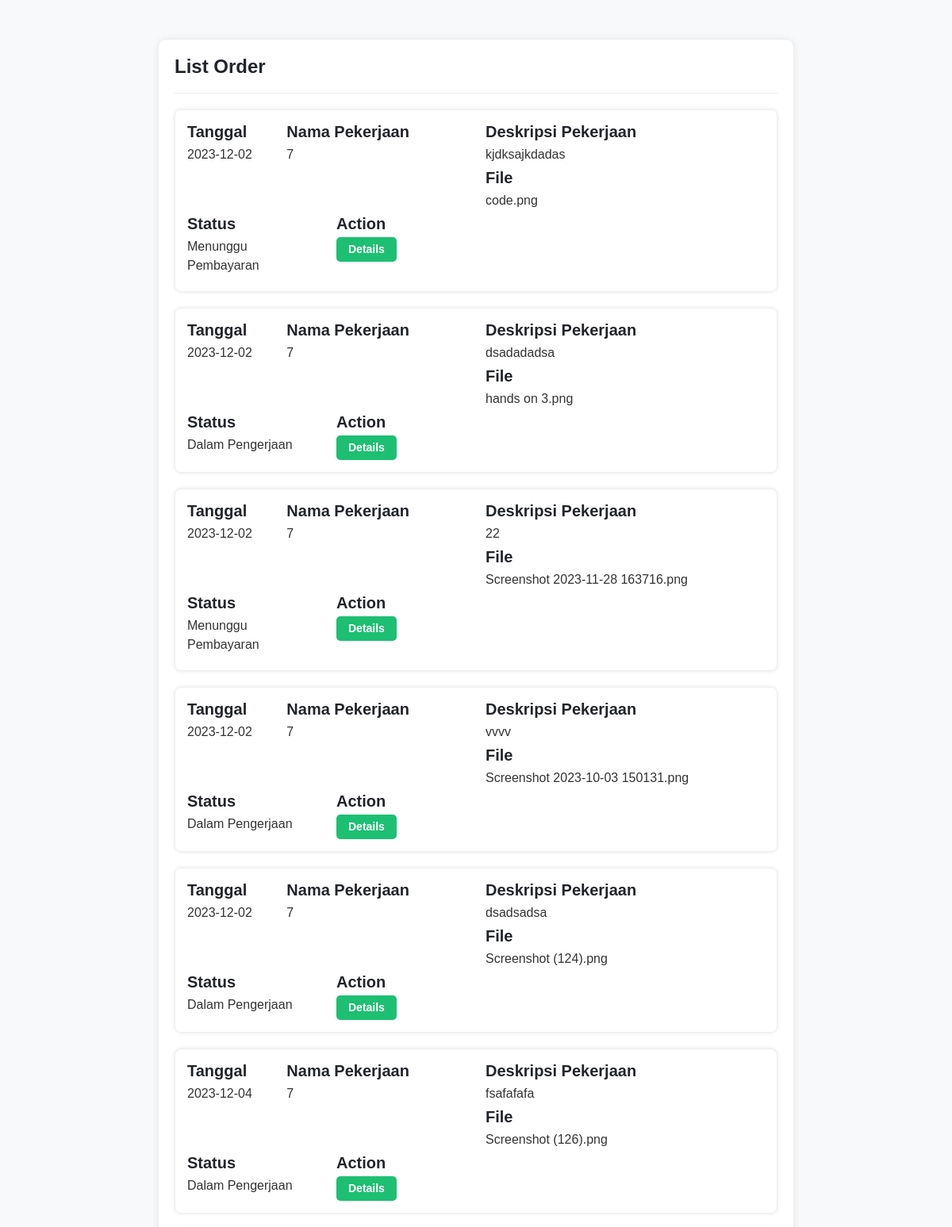
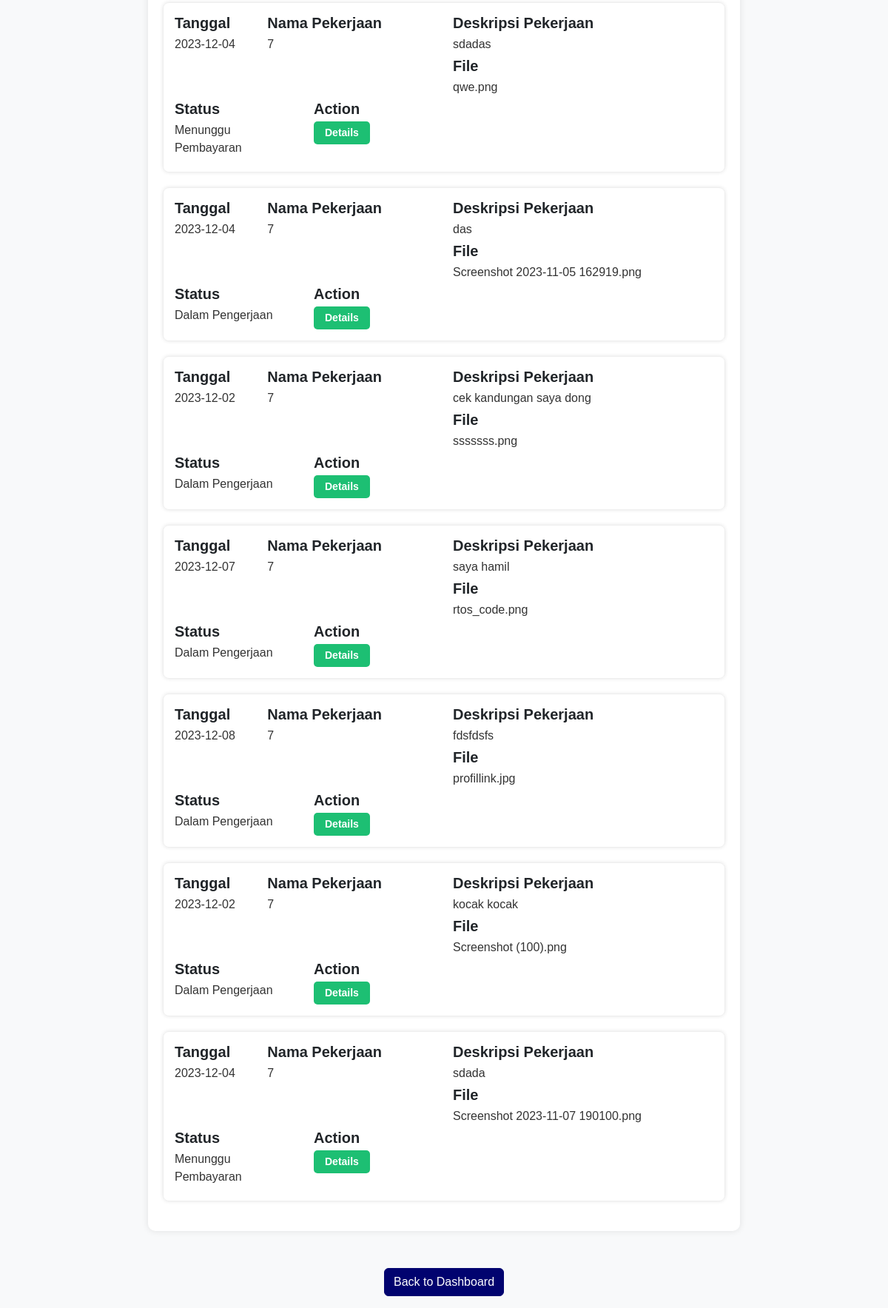
The page /freelance_order.php (signed in) on the database as committed earlier (2 pictures, top to bottom).
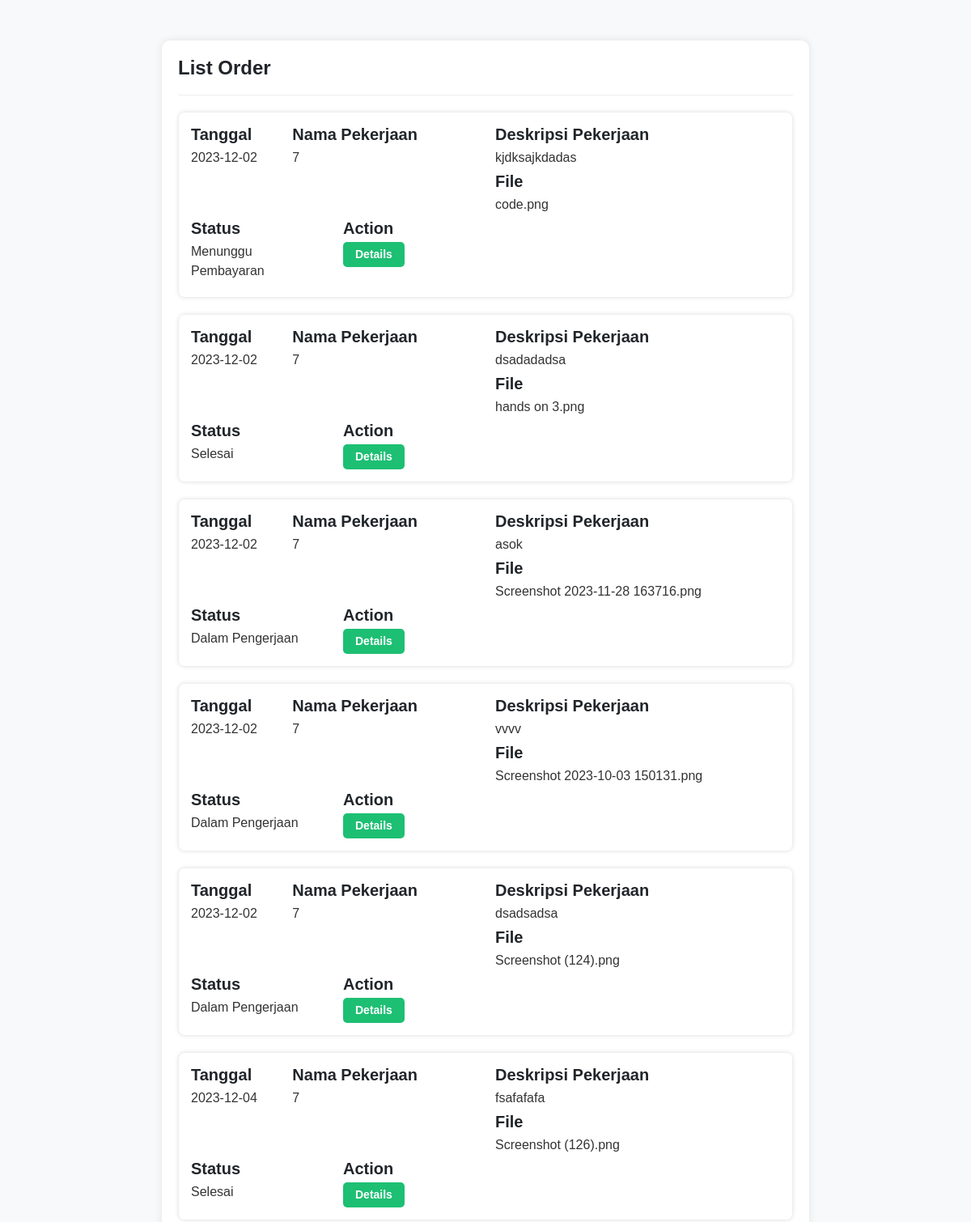
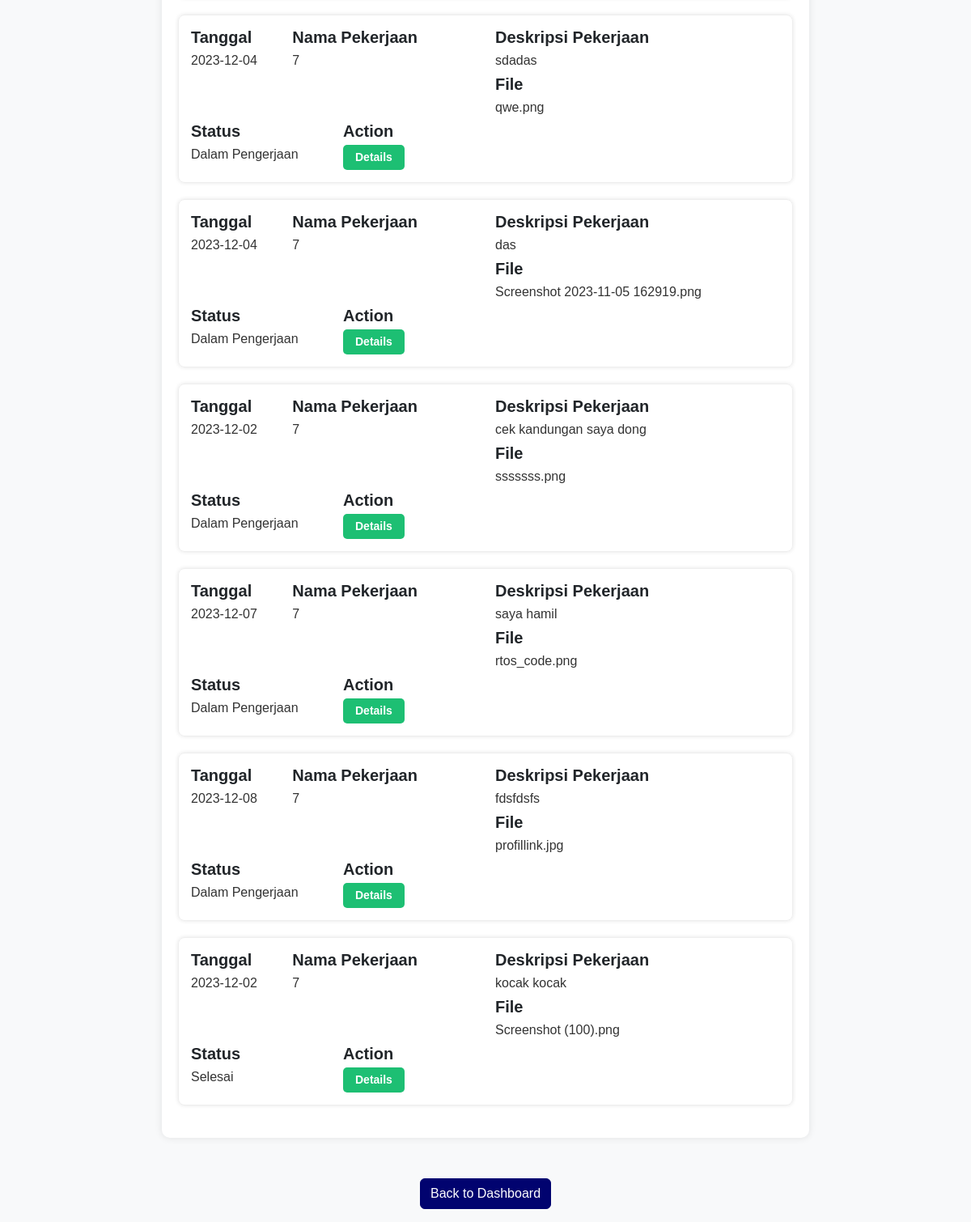
The same page on the database as committed later (2 pictures, top to bottom).
### tables this page shows
CREATE TABLE `order_table` (
  `id_order` int(11) NOT NULL,
  `klien_id` int(11) NOT NULL,
  `id_pekerjaan` int(11) DEFAULT NULL,
  `deskripsi_order` varchar(255) DEFAULT NULL,
  `file` varchar(255) NOT NULL,
  `status` enum('Menunggu Pembayaran','Dalam Pengerjaan','Selesai','Gagal') NOT NULL,
  `created_at` date NOT NULL DEFAULT current_timestamp(),
  `file_finish` varchar(255) NOT NULL
);

CREATE TABLE `pekerjaan` (
  `id_pekerjaan` int(11) NOT NULL,
  `freelancer_id` int(11) NOT NULL,
  `jenis_pekerjaan` varchar(255) NOT NULL,
  `deskripsi_order` text NOT NULL,
  `foto` varchar(255) NOT NULL,
  `skills` varchar(255) NOT NULL,
  `harga` varchar(255) NOT NULL,
  `status_pekerjaan` varchar(50) DEFAULT 'belum dipesan'
);

### freelance_order.php (the view, shortened to what this page needs)
<?php
include 'config.php';
if(isset($_SESSION['user_id'])) {
    $userId = $_SESSION['user_id'];
    $query = "SELECT order_table.id_order, order_table.created_at, order_table.status,
                     pekerjaan.freelancer_id AS nama_pekerjaan, order_table.deskripsi_order, order_table.file
              FROM order_table
              INNER JOIN pekerjaan ON order_table.id_pekerjaan = pekerjaan.id_pekerjaan
              INNER JOIN users ON pekerjaan.freelancer_id = users.id
              WHERE users.id = ?";
    $stmt = $conn->prepare($query);
    $stmt->bind_param("i", $userId);
    $stmt->execute();
    $result = $stmt->get_result();
    if ($result->num_rows > 0) {
        ?>
        <!DOCTYPE html>
        <html lang="en">
        <head>
    <link href="https://cdn.jsdelivr.net/npm/bootstrap@5.3.0/dist/css/bootstrap.min.css" rel="stylesheet">
</head>
        <body>
            <div class="order-container">
                <div class="order-header">
                    <h2 class="text-center">List Order</h2>
                </div>
                <?php
                while ($row = $result->fetch_assoc()) {
                    $orderId = $row['id_order'];
                ?>
                <div class="order-item">
                <div class="row">
                    <div class="col-md-2">
                        <h4>Tanggal</h4>
                        <p><?= $row['created_at'] ?></p>
                    </div>
                    <div class="col-md-4">
                        <h4>Nama Pekerjaan</h4>
                        <p><?= $row['nama_pekerjaan'] ?></p>
                    </div>
                    <div class="col-md-6">
                        <div class="row">
                            <div class="col-md-12">
                                <h4>Deskripsi Pekerjaan</h4>
                                <p><?= $row['deskripsi_order'] ?></p>
                            </div>
                            <div class="col-md-12">
                                <h4>File</h4>
                                <p><?= $row['file'] ?></p>
                            </div>
                        </div>
                    </div>
                    <div class="col-md-3">
                        <h4>Status</h4>
                        <p><?= $row['status'] ?></p>
                    </div>
                    <div class="col-md-3">
                        <h4>Action</h4>
                        <a href="order_detail_freelance.php?id=<?= $orderId ?>" class="btn btn-details">Details</a>
                    </div>
                </div>
                </div>
                <?php
                }
                ?>
            </div>
            <div class="text-center mt-2 mb-3">
                <a href="dashboardfreelance.php" class="btn btn-primary">Back to Dashboard</a>
            </div>
        </body>
        </html>
        <?php
    } else {
        echo "Tidak ada data yang ditemukan.";
    }
} else {
    echo "User ID tidak ditemukan.";
}
?>

### freelance_order.php (style rules this page uses)
body { font-family: Arial, sans-serif; background-color: #f8f9fa; }
.order-container { max-width: 800px; margin: 50px auto; padding: 20px; background-color: #fff; border-radius: 10px; box-shadow: 0px 0px 10px rgba(0, 0, 0, 0.1); }
.order-header { display: flex; align-items: center; justify-content: space-between; margin-bottom: 20px; padding-bottom: 10px; border-bottom: 1px solid #eee; }
.order-header h2 { font-size: 24px; font-weight: bold; }
.order-item { margin-bottom: 20px; padding: 15px; border: 1px solid #eee; border-radius: 8px; box-shadow: 0px 0px 5px rgba(0, 0, 0, 0.1); }
.order-item h4 { font-size: 20px; font-weight: bold; margin-bottom: 5px; }
.order-item p { font-size: 16px; color: #333; margin-bottom: 5px; }
.btn-details { padding: 5px 15px; font-size: 14px; font-weight: bold; color: #fff; background-color: #1dbf73; border: none; border-radius: 5px; cursor: pointer; transition: background-color 0.3s; }
.btn-primary { background-color: #01036f; border-color: #01036f; }

Rows that differ between the two databases and show on the page:
removed order_table: created_at "2023-12-04", id_pekerjaan.freelancer_id "7", deskripsi_order "sdada", file "Screenshot 2023-11-07 190100.png", status "Menunggu Pembayaran"
changed order_table "dsadadadsa": status "Dalam Pengerjaan" → "Selesai"
changed order_table: deskripsi_order "22" → "asok"; status "Menunggu Pembayaran" → "Dalam Pengerjaan"
changed order_table "fsafafafa": status "Dalam Pengerjaan" → "Selesai"
changed order_table "sdadas": status "Menunggu Pembayaran" → "Dalam Pengerjaan"
changed order_table "kocak kocak": status "Dalam Pengerjaan" → "Selesai"
